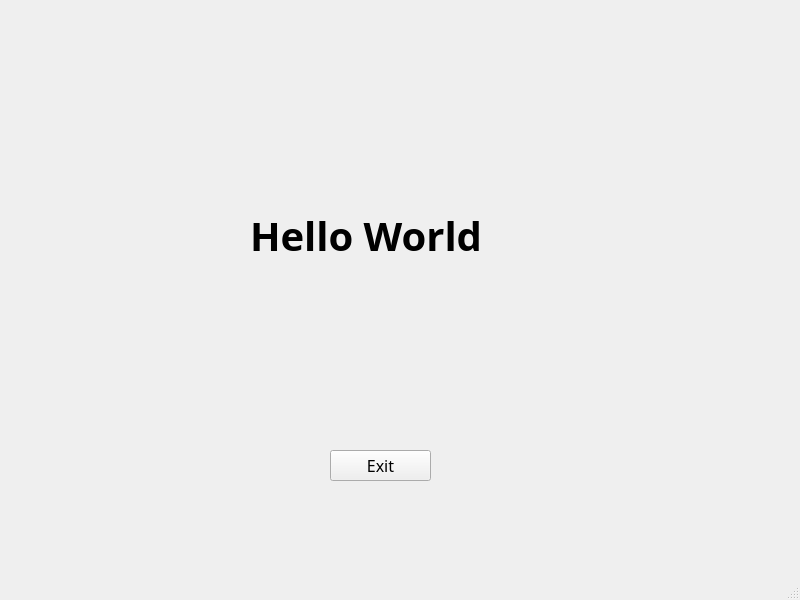
<?xml version="1.0" encoding="UTF-8"?>
<ui version="4.0">
 <class>MainWindow</class>
 <widget class="QMainWindow" name="MainWindow">
  <property name="geometry">
   <rect>
    <x>0</x>
    <y>0</y>
    <width>800</width>
    <height>600</height>
   </rect>
  </property>
  <property name="minimumSize">
   <size>
    <width>0</width>
    <height>0</height>
   </size>
  </property>
  <property name="font">
   <font>
    <family>Waree</family>
    <weight>75</weight>
    <bold>true</bold>
   </font>
  </property>
  <property name="windowTitle">
   <string>MainWindow</string>
  </property>
  <widget class="QWidget" name="centralwidget">
   <widget class="QLabel" name="Hello">
    <property name="geometry">
     <rect>
      <x>250</x>
      <y>210</y>
      <width>271</width>
      <height>51</height>
     </rect>
    </property>
    <property name="baseSize">
     <size>
      <width>0</width>
      <height>0</height>
     </size>
    </property>
    <property name="font">
     <font>
      <family>Waree</family>
      <pointsize>30</pointsize>
      <weight>75</weight>
      <bold>true</bold>
     </font>
    </property>
    <property name="text">
     <string>Hello World</string>
    </property>
   </widget>
   <widget class="QPushButton" name="exitButton">
    <property name="geometry">
     <rect>
      <x>330</x>
      <y>450</y>
      <width>101</width>
      <height>31</height>
     </rect>
    </property>
    <property name="font">
     <font>
      <family>Waree</family>
      <pointsize>12</pointsize>
      <weight>50</weight>
      <bold>false</bold>
     </font>
    </property>
    <property name="cursor">
     <cursorShape>PointingHandCursor</cursorShape>
    </property>
    <property name="text">
     <string>Exit</string>
    </property>
   </widget>
  </widget>
  <widget class="QStatusBar" name="statusbar"/>
 </widget>
 <resources/>
 <connections/>
</ui>
